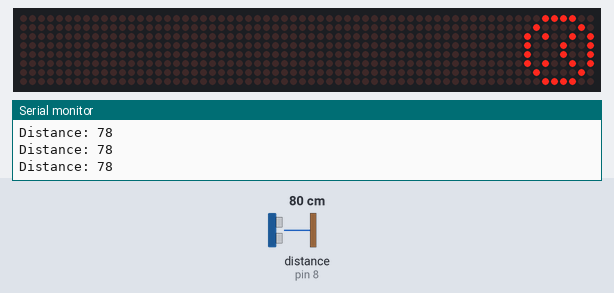
Bench run of a sketch on a simulated Arduino Uno, built with avr-gcc and run on an emulated ATmega328P. Shown: 64×8 LED matrix, the last lines printed to the serial monitor. Wiring (inferred from the names in the program): ultrasonic range finder: trigger pin 7; echo pin 8. Inputs (shaded band) come from the test bench; at power-on: distance to the obstacle (sensor on pin 8) 80 cm. The echo pulse lasts 58.3 µs per cm; storage starts empty.

Above: at 1.2 s.
1.3 s: distance to the obstacle (sensor on pin 8) set to 185 cm
At 2.1 s:
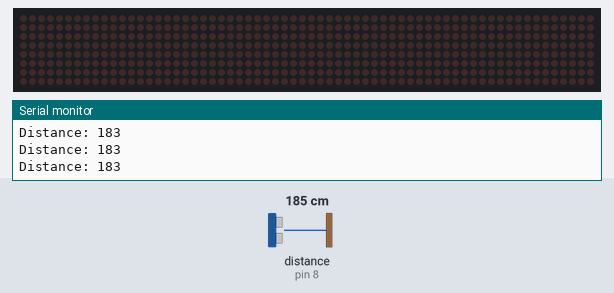
2.9 s: distance to the obstacle (sensor on pin 8) set to 2 cm
At 3.3 s:
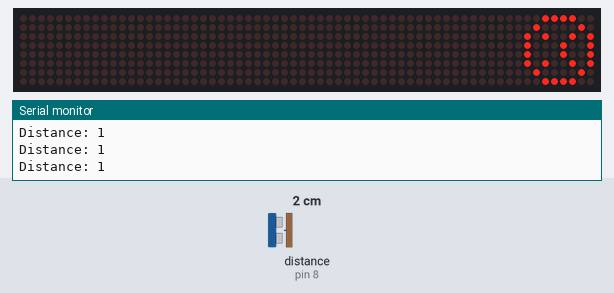
4.5 s: distance to the obstacle (sensor on pin 8) set to 250 cm
At 5.4 s:
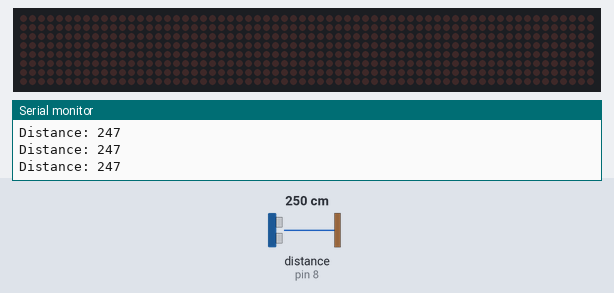
Timing chart, 0 to 7.5 s (numbered marks = the images above; inputs shaded):
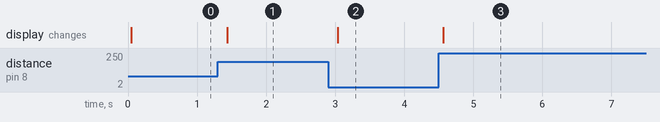

Measured:
- after the input at 1.3 s, the display: changes after 0.14 s (image 1)
- after the input at 2.9 s, the display: changes after 0.14 s (image 2)
- after the input at 4.5 s, the display: changes after 0.06 s (image 3)

The sketch:

Final_Sensor.ino
```cpp
#include <LedControl.h>                   // Library for LED Control
#include <SPI.h>
#include <SD.h>

const int chipSelect = 4;

const int trigPin = 7;                          // Assign Arduino Pin 7 as Trig Pin
const int echoPin = 8;                       // Assign Arduino Pin 8 as Echo Pin

long duration;                                   // Initialize Variable
int distance;                                     // Initialize Variable

int DIN = 12;                                     // Assign Arduino Pin D12
int CS =  11;                                     // Assign Arduino Pin D11 as Chip Select
int CLK = 10;                                   // Assign Arduino Pin D10 as Clock
//byte smile[8]=   {0x04,0x02,0x24,0x40,0x40,0x24,0x02,0x04};        // Matrix to Print Smile
byte nosmile[8]=   {0x00,0x00,0x00,0x00,0x00,0x00,0x00,0x00};    // Matrix to Print NoSmile
byte frown[8]=   {0x3C,0x42,0xA5,0x89,0x89,0xA5,0x42,0x3C};


LedControl lc=LedControl(DIN,CLK,CS,0);


/* The setup() function is called when a sketch starts. It is used to initialize variables, pin modes, start using libraries, etc. This function will only run once, after each power up or reset of the Arduino board. */

void setup()

{

 pinMode(trigPin, OUTPUT);                                 // Sets the trigPin as an Output

 pinMode(echoPin, INPUT);                                  // Sets the echoPin as an Input

 Serial.begin(9600);                                              // Starts the serial communication

 lc.shutdown(0,false);                                           // The MAX72XX is in power-saving mode on

 lc.setIntensity(0,15);                                            // Set the brightness to maximum value

 lc.clearDisplay(0);                                               // and clear the display

 while (!Serial) {
    ; // wait for serial port to connect. Needed for native USB port only
  }


  Serial.print("Initializing SD card...");

  // see if the card is present and can be initialized:
  if (!SD.begin(chipSelect)) {
    Serial.println("Card failed, or not present");
    // don't do anything more:
    while (1);
  }
  Serial.println("card initialized.");
}

/* This Particular Function is used for Repeated Execution of the Circuit until Specified. */
/* digitalWrite is used to write a HIGH or a LOW value to a digital pin (LOW is the voltage level) */

void loop()

{

digitalWrite(trigPin, LOW);

delayMicroseconds(2);

digitalWrite(trigPin, HIGH);                                  // Sets the trigPin on HIGH state for 10 micro

delayMicroseconds(10);

digitalWrite(trigPin, LOW);                                  // Reads the echoPin, returns the sound wave


/* waits for the pin to go from LOW to HIGH, starts timing, then waits for the pin to go LOW and stops timing. Returns the length of the pulse in microseconds or gives up and returns 0 if no complete pulse was received within the timeout */


duration = pulseIn(echoPin, HIGH);

distance= duration*0.034/2;                                  // Calculating the distance
File dataFile = SD.open("datalog.txt", FILE_WRITE);

//Serial.print("Distance: ");                                       // Prints the distance on the Serial Monitor
Serial.println(distance);

if (dataFile) {
    dataFile.println(distance);
    dataFile.close();
    // print to the serial port too:
   Serial.print("Distance: ");
  }
  // if the file isn't open, pop up an error:
  else {
    Serial.println("error opening datalog.txt");
  }

if(distance<182)                                                        // When the distance is less than 6ft or 182 cm

{
   printByte(frown);                                                // Print Smile on LCD

   delay(150);                                                        // Hold By 150 ms

  }

  else

  {
                                                                    // Print No smile on LCD
    printByte(nosmile);
    delay(150);                                                      // Hold By 150 ms

    }

}


void printByte(byte character [])                         // Function to Print Characters

{

  int i = 0;

  for(i=0;i<8;i++)                                                 // Loop for Printing Characters

  {

    lc.setRow(0,i,character[i]);                             // Set the Row to Print Characters

  }

}
```
